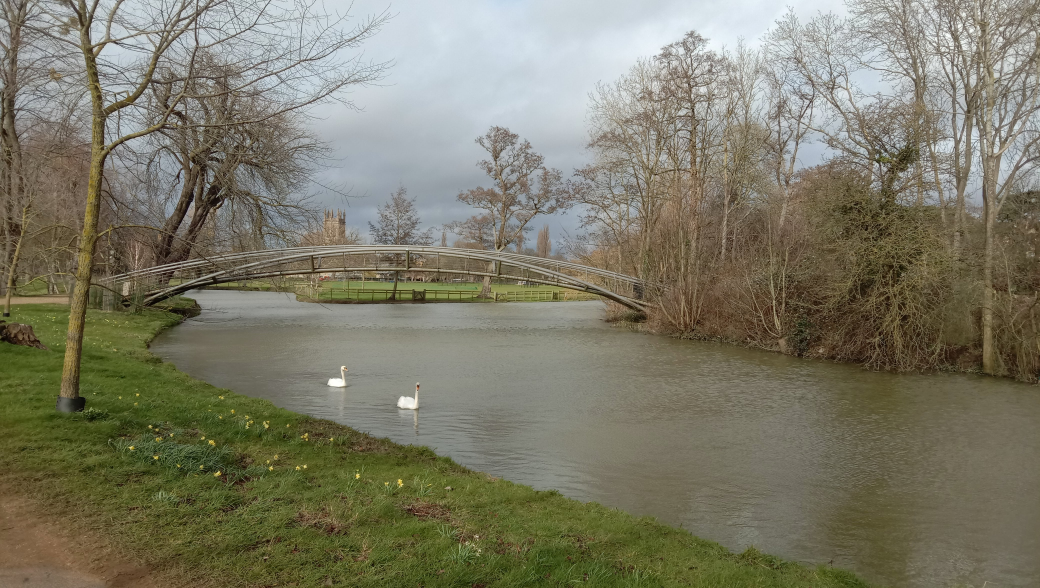
#> input picture lab1/ducks.jpeg, 4160 x 2352 px (shown at 1/4 size)
$ jupyter execute CM30080-lab1Answers.ipynb   (shell and % lines are left out)   (older library calls are emulated)
#> lines starting #> are read from the running program, lines starting #| are printed output that depends on the picture
## CM30080 Lab 1

In this lab notebook, we will be providing you with an introduction to image processing basics and the use of the main tools that you will need to proceed with your coursework

### Loading, Writing and Displaying images

We will be using the OpenCV toolkit and matplotlib and numpy libraries in this particular notebook

[cell 1]
import matplotlib, cv2
import numpy as np
import matplotlib.pyplot as plt

[cell 2]
img = cv2.imread('ducks.jpeg')
#> img is the input picture: shape (2352, 4160, 3); mean B, G, R 103.3, 121.8, 123.8

# show image with matplotlib
plt.imshow(img)

[cell 3]
# Note that the color order is BGR instead of RGB. Let's fix that to plot it
# color conversion
img = cv2.cvtColor(img, cv2.COLOR_BGR2RGB)

plt.imshow(img)

[cell 4]
# we will mainly be working with grayscale images. Let's do that conversion
# convert image to grayscale
gray_img = cv2.cvtColor(img, cv2.COLOR_RGB2GRAY)
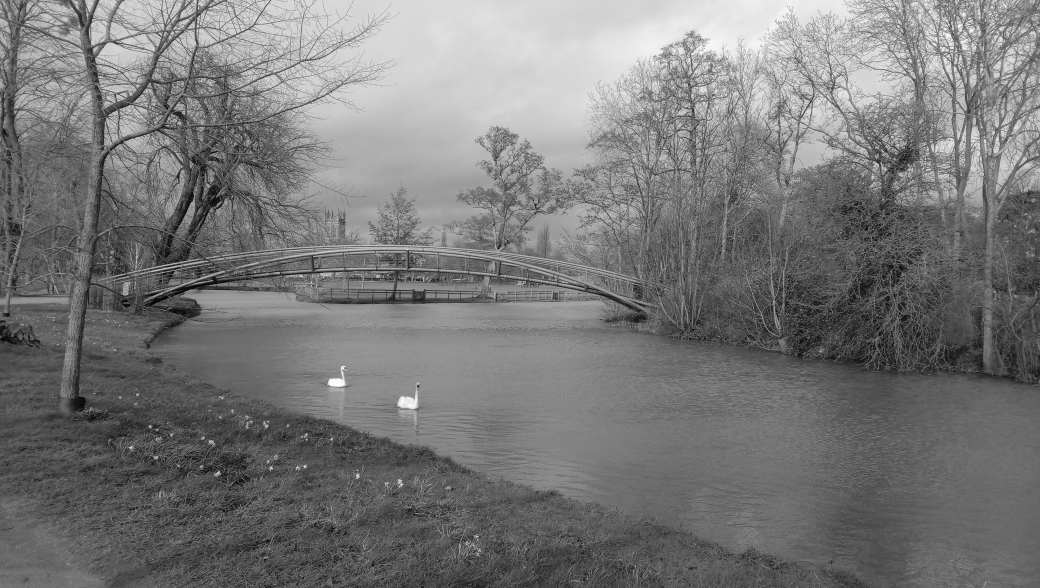
#> gray_img: shape (2352, 4160) (shown at 1/4 size); min 0, max 255, mean 120.3

# grayscale image represented as a 2-d array
print(gray_img)
#> (printed output is left out)

[cell 5]
# have to convert grayscale back to RGB for plt.imshow()
plt.imshow(cv2.cvtColor(gray_img, cv2.COLOR_GRAY2RGB))

[cell 6]
cv2.imwrite('gray-ducks.jpeg',gray_img)
#> Out = True

[cell 7]
# The image array is a regular numpy.ndarray. Hence all the regular numpy operations can be applied
print(type(gray_img))
#| <class 'numpy.ndarray'>
print(gray_img.shape)
#| (2352, 4160)

[cell 8]
# The image is too large. Let's get a small section of the image

small_img = gray_img[1200:1800,1200:1800]
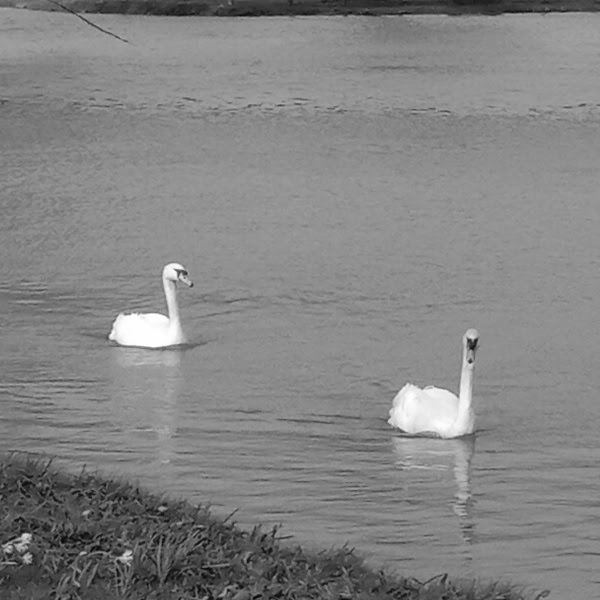
#> small_img: shape (600, 600); min 5, max 255, mean 131.5
plt.imshow(cv2.cvtColor(small_img, cv2.COLOR_GRAY2RGB))

## Filtering Operations

[cell 9]
# process with Gaussian blurring, with 7x7 kernel
img_blur = cv2.GaussianBlur(small_img, (7,7), 49)
plt.subplot(121),plt.imshow(cv2.cvtColor(small_img, cv2.COLOR_GRAY2RGB)), plt.title('Original')
plt.subplot(122),plt.imshow(cv2.cvtColor(img_blur, cv2.COLOR_GRAY2RGB)), plt.title('Gaussian Blur')
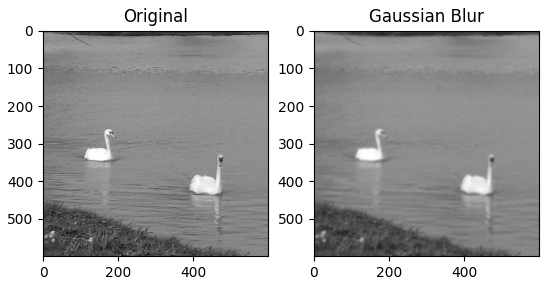
#> figure drawn by matplotlib, 2 panels

[cell 10]
cv2.imwrite('blur-ducks.jpeg',img_blur)
#> Out = True

[cell 11]
# Another way to obtain the blur is as follows
kernel = np.ones((7,7),np.float32)/49
box_blur = cv2.filter2D(small_img,-1,kernel)
# This is a box filter with 5x5 box filter
plt.subplot(121),plt.imshow(cv2.cvtColor(small_img, cv2.COLOR_GRAY2RGB)), plt.title('Original')
plt.subplot(122),plt.imshow(cv2.cvtColor(img_blur, cv2.COLOR_GRAY2RGB)), plt.title('Box Blur')

[cell 12]
# As can be achieved through this function

img_blur = cv2.blur(small_img,(7,7))
plt.subplot(121),plt.imshow(cv2.cvtColor(small_img, cv2.COLOR_GRAY2RGB)), plt.title('Original')
plt.subplot(122),plt.imshow(cv2.cvtColor(img_blur, cv2.COLOR_GRAY2RGB)), plt.title('Box Blur')

## Edge Detection

[cell 13]
## Edge Detection is a simple function call

# find binary image with edges
ducks_edges = cv2.Canny(small_img, threshold1=70, threshold2=110)
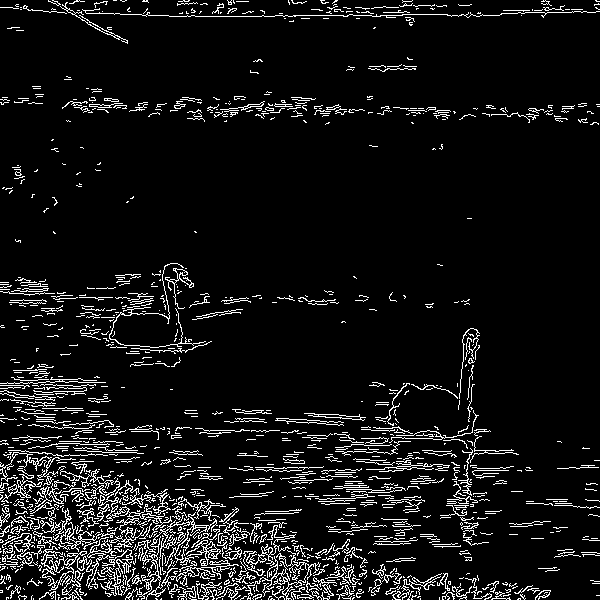
#> ducks_edges: shape (600, 600); 7.7% white in thin lines or dots
plt.imshow(cv2.cvtColor(ducks_edges, cv2.COLOR_GRAY2RGB))

[cell 14]
# Let's compare the effect that blurring has
img_blur = cv2.GaussianBlur(small_img, (7,7), 49)
ducks_edges_Gaussian = cv2.Canny(img_blur, threshold1=70, threshold2=110)
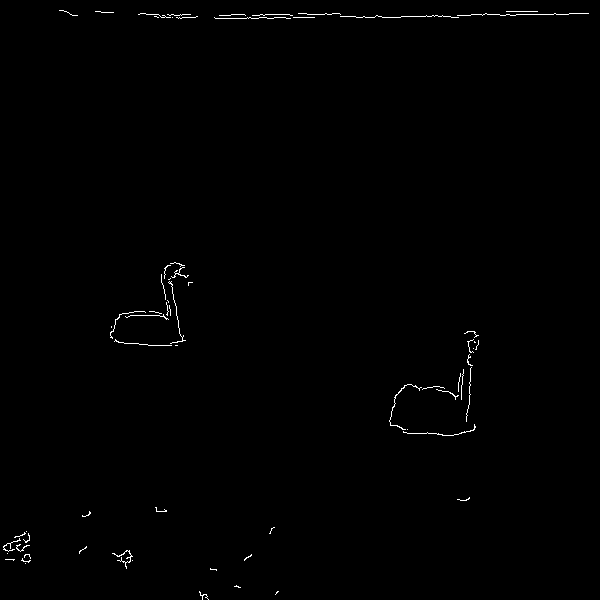
#> ducks_edges_Gaussian: shape (600, 600); 0.5% white in thin lines or dots
img_blur = cv2.blur(small_img,(7,7))
ducks_edges_box = cv2.Canny(img_blur, threshold1=90, threshold2=110)
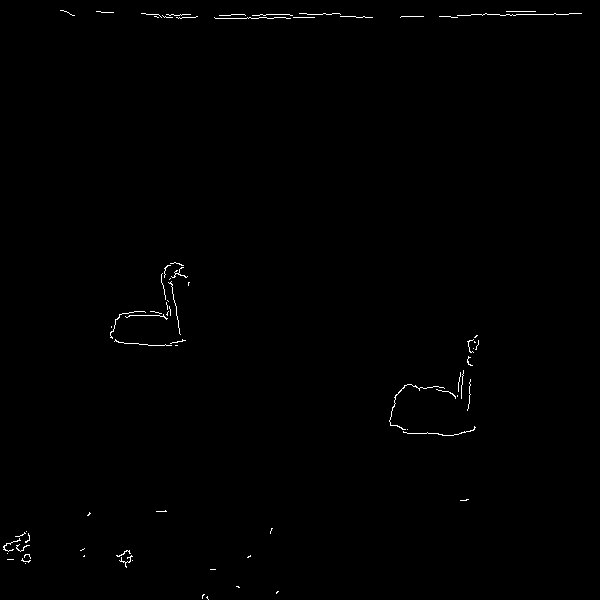
#> ducks_edges_box: shape (600, 600); 0.44% white in thin lines or dots
plt.subplot(131),plt.imshow(cv2.cvtColor(ducks_edges, cv2.COLOR_GRAY2RGB)), plt.title('Original Edges')
plt.subplot(132),plt.imshow(cv2.cvtColor(ducks_edges_Gaussian, cv2.COLOR_GRAY2RGB)), plt.title('Gaussian Edges')
plt.subplot(133),plt.imshow(cv2.cvtColor(ducks_edges_box, cv2.COLOR_GRAY2RGB)), plt.title('Box Edges')
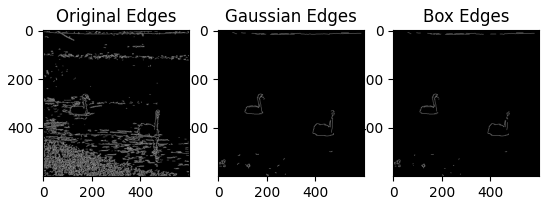
#> figure drawn by matplotlib, 3 panels

[cell 15]
cv2.imwrite('ducks_edges.jpg', ducks_edges)
cv2.imwrite('ducks_edges_Gaussian.jpg', ducks_edges_Gaussian)
cv2.imwrite('ducks_edges_Box.jpg', ducks_edges_box)
#> Out = True

[cell 16]
# Note that we could also obtain the edge detection by using the Sobel Edge Detector.
#The Sobel edge detector is obtained by using an x gradient and the y gradient.
# These are obtained as follows
sobelx = cv2.Sobel(small_img, ddepth=cv2.CV_8U, dx=1, dy=0, ksize=3)
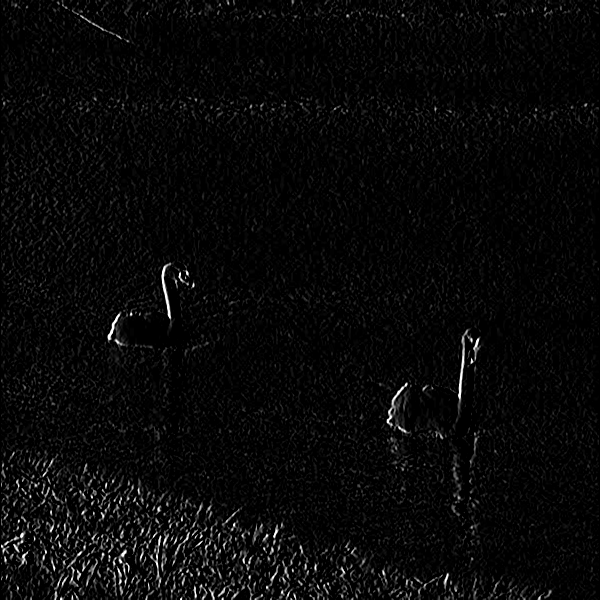
#> sobelx: shape (600, 600); min 0, max 255, mean 8.7
sobely = cv2.Sobel(small_img, ddepth=cv2.CV_8U, dx=0, dy=1, ksize=3)
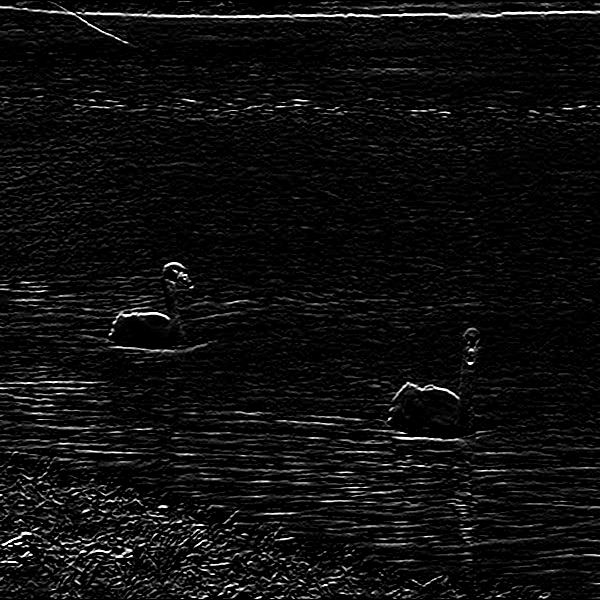
#> sobely: shape (600, 600); min 0, max 255, mean 14.6
plt.subplot(121),plt.imshow(cv2.cvtColor(sobelx, cv2.COLOR_GRAY2RGB)), plt.title('X Derivatives Sobel')
plt.subplot(122),plt.imshow(cv2.cvtColor(sobely, cv2.COLOR_GRAY2RGB)), plt.title('Y Derivatives Sobel')
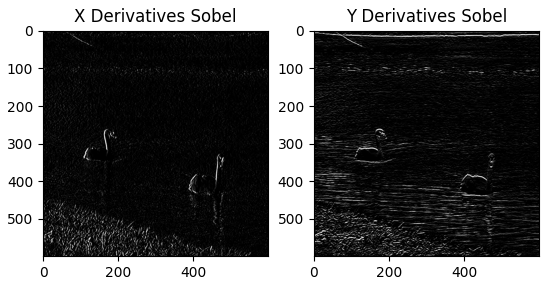
#> figure drawn by matplotlib, 2 panels

[cell 17]
# As Sobel filter is obtained by using two specific filters, we could also obtain them directly by using the
# filter parameters directly and convolving them using OpenCV's cv2.filter2D function

kernel_x = np.array([
  [-1, 0, 1],
  [-2, 0, 2],
  [-1, 0, 1]
])
img_x = cv2.filter2D(small_img,-1,kernel_x)
kernel_y = np.array([
  [-1, -2, -1],
  [0, 0, 0],
  [1, 2, 1]
])
img_y = cv2.filter2D(small_img,-1,kernel_y)
plt.subplot(121),plt.imshow(cv2.cvtColor(img_x, cv2.COLOR_GRAY2RGB)), plt.title('X Derivatives Gradient')
plt.subplot(122),plt.imshow(cv2.cvtColor(img_y, cv2.COLOR_GRAY2RGB)), plt.title('Y Derivatives Gradient')
